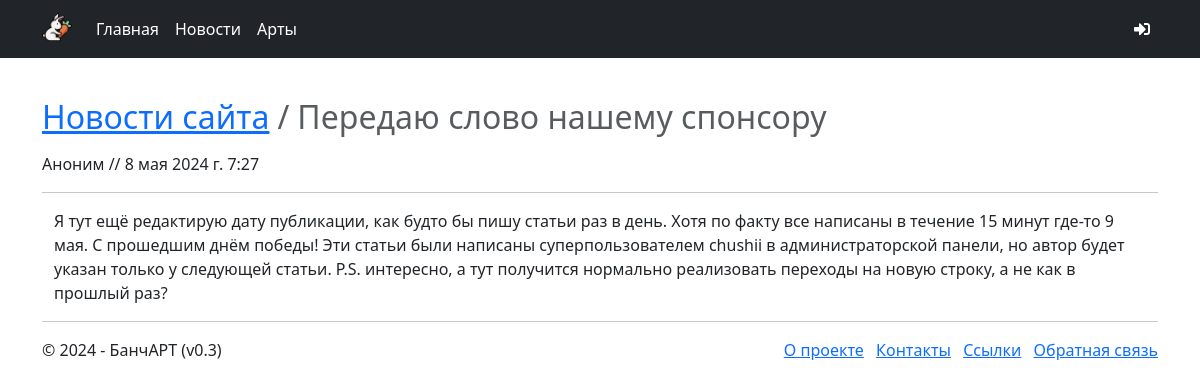
/news/site/3, run on the app's committed database.
### news/models.py (models this page shows)
class articles(models.Model):
    title = models.CharField('Заголовок', max_length = 50)
    description = models.CharField('Описание', max_length = 200)
    text = models.TextField('Текст')
    data = models.DateTimeField('Дата публикации', default = datetime.now())
    author = models.ForeignKey(User, null = True, blank = True,
    on_delete = models.SET_NULL, verbose_name = 'Автор')
    def __str__(self):
        return self.title
    class Meta:
        ordering = ["-data"]
        verbose_name_plural = 'новости'
        verbose_name = 'новость'

### news/views.py (the view)
# urls.py: path('site/<int:n>', views.article, name='article'),
def article(request, n):
    artcl = articles.objects.get(id = n)
    assert isinstance(request, HttpRequest)
    return render(
        request, 'news/article.html',
        {
            'title':artcl,
            'year':datetime.now().year,
        }
    )

### news/templates/news/article.html (shortened to what this page needs)
{% extends "main/layout.html" %}
{% block content %}
<h2>
	<nav aria-label="breadcrumb">
		<ol class="breadcrumb">
			<li class="breadcrumb-item"><a href="{% url 'news' %}">Новости сайта</a></li>
			<li class="breadcrumb-item active" aria-current="page">
				{{ title }}
			</li>
		</ol>
	</nav>
</h2>
{% if title.author %}
<p>{{ title.author }} // {{ title.data }}</p><hr />
{% else %}
<p>Аноним // {{ title.data }}</p><hr />
{% endif %}
<div class="container">
	<div class="bs-callout bs-callout-danger">
		<p>{{ title.text }}</p>
	</div>
</div>
{% endblock %}

### data on the page
articles: title "Передаю слово нашему спонсору", data "8 мая 2024 г. 7:27", text "Я тут ещё редактирую дату публикации, как будто бы пишу статьи раз в день. Хотя по факту все написаны в течение 15 минут где-то 9 мая. С прошедшим днём победы! Эти статьи были написаны суперпользователем chushii в администраторской панели, но автор будет указан только у следующей статьи. P.S. интересно, а тут получится нормально реализовать переходы на новую строку, а не как в прошлый раз?"
